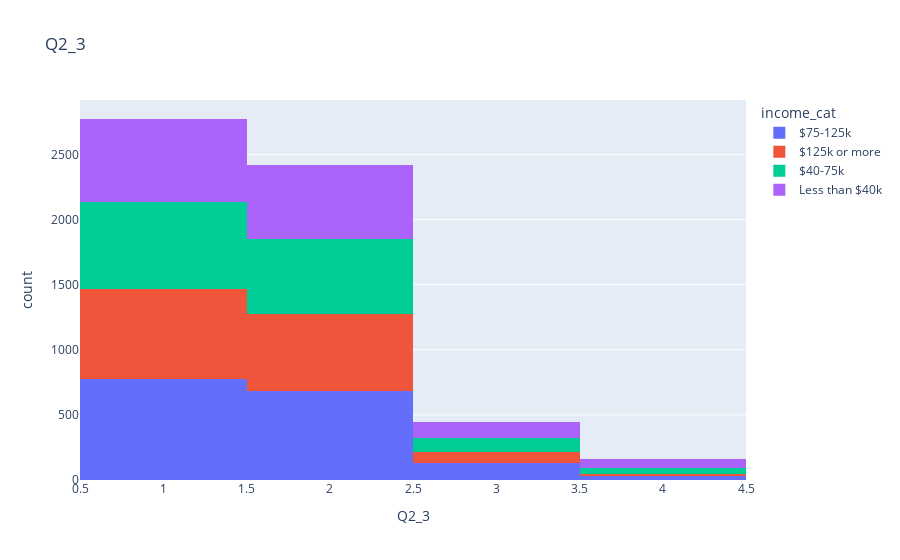

Notebook code for this chart:
### Markdown cell above
#### Develop a Graph that we can use to iterate through the questions
See the survery codebook PDF for the actual questions

### Code cell
qi = 'Q2_3'
color_cols = ['educ', 'race', 'gender', 'income_cat', 'voter_category']

dfi = df[df[qi].isin([1, 2, 3, 4])]

px.histogram(dfi, x=dfi[qi], color=color_cols[3], title=qi)

### Figure 1 — Plotly figure (JSON) as saved in the notebook; plotly's stock layout.template omitted (floating-point values rounded to 4 significant figures; data arrays with more than 128 entries replaced by an {"elided": "..."} marker saying what was removed)
{"data": [{"alignmentgroup": "True", "bingroup": "x", "hovertemplate": "income_cat=$75-125k<br>Q2_3=%{x}<br>count=%{y}<extra></extra>", "legendgroup": "$75-125k", "marker": {"color": "#636efa", "pattern": {"shape": ""}}, "name": "$75-125k", "offsetgroup": "$75-125k", "orientation": "v", "showlegend": true, "type": "histogram", "x": {"elided": "1622 int values"}, "xaxis": "x", "yaxis": "y"}, {"alignmentgroup": "True", "bingroup": "x", "hovertemplate": "income_cat=$125k or more<br>Q2_3=%{x}<br>count=%{y}<extra></extra>", "legendgroup": "$125k or more", "marker": {"color": "#EF553B", "pattern": {"shape": ""}}, "name": "$125k or more", "offsetgroup": "$125k or more", "orientation": "v", "showlegend": true, "type": "histogram", "x": {"elided": "1388 int values"}, "xaxis": "x", "yaxis": "y"}, {"alignmentgroup": "True", "bingroup": "x", "hovertemplate": "income_cat=$40-75k<br>Q2_3=%{x}<br>count=%{y}<extra></extra>", "legendgroup": "$40-75k", "marker": {"color": "#00cc96", "pattern": {"shape": ""}}, "name": "$40-75k", "offsetgroup": "$40-75k", "orientation": "v", "showlegend": true, "type": "histogram", "x": {"elided": "1386 int values"}, "xaxis": "x", "yaxis": "y"}, {"alignmentgroup": "True", "bingroup": "x", "hovertemplate": "income_cat=Less than $40k<br>Q2_3=%{x}<br>count=%{y}<extra></extra>", "legendgroup": "Less than $40k", "marker": {"color": "#ab63fa", "pattern": {"shape": ""}}, "name": "Less than $40k", "offsetgroup": "Less than $40k", "orientation": "v", "showlegend": true, "type": "histogram", "x": {"elided": "1404 int values"}, "xaxis": "x", "yaxis": "y"}], "layout": {"autosize": true, "barmode": "relative", "legend": {"title": {"text": "income_cat"}, "tracegroupgap": 0}, "title": {"text": "Q2_3"}, "xaxis": {"anchor": "y", "autorange": true, "domain": [0, 1], "range": [0.5, 4.5], "title": {"text": "Q2_3"}, "type": "linear"}, "yaxis": {"anchor": "x", "autorange": true, "domain": [0, 1], "range": [0, 2918.0], "title": {"text": "count"}}}}
